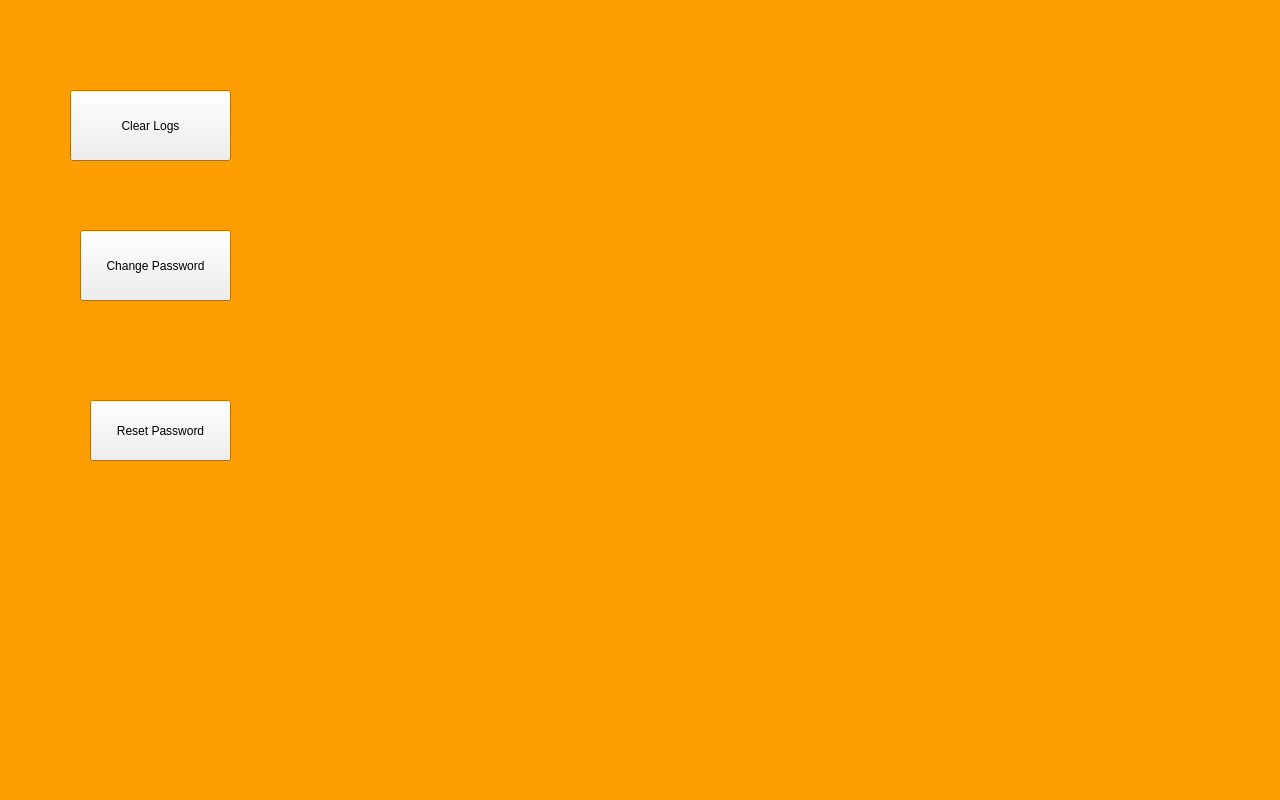
<?xml version="1.0" encoding="UTF-8"?>
<ui version="4.0">
 <class>Data</class>
 <widget class="QWidget" name="Data">
  <property name="geometry">
   <rect>
    <x>0</x>
    <y>0</y>
    <width>1280</width>
    <height>800</height>
   </rect>
  </property>
  <property name="palette">
   <palette>
    <active>
     <colorrole role="Base">
      <brush brushstyle="SolidPattern">
       <color alpha="255">
        <red>255</red>
        <green>255</green>
        <blue>255</blue>
       </color>
      </brush>
     </colorrole>
     <colorrole role="Window">
      <brush brushstyle="SolidPattern">
       <color alpha="255">
        <red>255</red>
        <green>158</green>
        <blue>2</blue>
       </color>
      </brush>
     </colorrole>
    </active>
    <inactive>
     <colorrole role="Base">
      <brush brushstyle="SolidPattern">
       <color alpha="255">
        <red>255</red>
        <green>255</green>
        <blue>255</blue>
       </color>
      </brush>
     </colorrole>
     <colorrole role="Window">
      <brush brushstyle="SolidPattern">
       <color alpha="255">
        <red>255</red>
        <green>158</green>
        <blue>2</blue>
       </color>
      </brush>
     </colorrole>
    </inactive>
    <disabled>
     <colorrole role="Base">
      <brush brushstyle="SolidPattern">
       <color alpha="255">
        <red>255</red>
        <green>158</green>
        <blue>2</blue>
       </color>
      </brush>
     </colorrole>
     <colorrole role="Window">
      <brush brushstyle="SolidPattern">
       <color alpha="255">
        <red>255</red>
        <green>158</green>
        <blue>2</blue>
       </color>
      </brush>
     </colorrole>
    </disabled>
   </palette>
  </property>
  <property name="windowTitle">
   <string>Form</string>
  </property>
  <widget class="QPushButton" name="pushButton">
   <property name="geometry">
    <rect>
     <x>70</x>
     <y>90</y>
     <width>161</width>
     <height>71</height>
    </rect>
   </property>
   <property name="text">
    <string>Clear Logs</string>
   </property>
  </widget>
  <widget class="QPushButton" name="pushButton_2">
   <property name="geometry">
    <rect>
     <x>80</x>
     <y>230</y>
     <width>151</width>
     <height>71</height>
    </rect>
   </property>
   <property name="text">
    <string>Change Password</string>
   </property>
  </widget>
  <widget class="QPushButton" name="pushButton_3">
   <property name="geometry">
    <rect>
     <x>90</x>
     <y>400</y>
     <width>141</width>
     <height>61</height>
    </rect>
   </property>
   <property name="text">
    <string>Reset Password</string>
   </property>
  </widget>
 </widget>
 <resources/>
 <connections/>
</ui>
